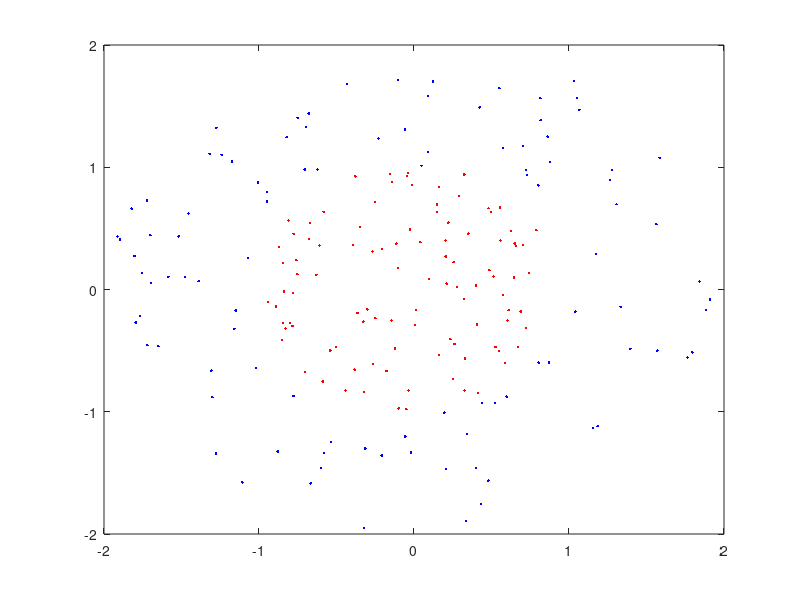

Reproduce this figure in MATLAB. (Note: this script raises an error after producing the figure.)

r = sqrt(rand(100,1)); % radius
t = 2*pi*rand(100,1); % angle
data1 = [r.*cos(t), r.*sin(t)]; % points


r2 = sqrt(3*rand(100,1)+1); % radius
t2 = 2*pi*rand(100,1); % angle
data2 = [r2.*cos(t2), r2.*sin(t2)]; % points



plot(data1(:,1),data1(:,2),'r.')
hold on
plot(data2(:,1),data2(:,2),'b.')
ezpolar(@(x)1);ezpolar(@(x)2);
axis equal
hold off


data3 = [data1;data2];
theclass = ones(200,1);
theclass(1:100) = -1;

cl = svmtrain(data3,theclass,'Kernel_Function','rbf',...
    'boxconstraint',Inf,'showplot',true);
hold on
axis equal
ezpolar(@(x)1)
hold off


% cl = svmtrain(data3,theclass,'Kernel_Function','polynomial',...
%     'boxconstraint',Inf,'showplot',true);
% hold on
% axis equal
% ezpolar(@(x)1)
% hold off
% 
% figure;
% SVMstruct = svmtrain(xtrain,ytrain,'Kernel_Function','linear');
% newClasses = svmclassify(SVMstruct,[ax1 ax2]);
% scatter(ax1,ax2,[],newClasses,'filled');
% hold on
% plot(x1(:,1),x1(:,2),'b+',x2(:,1),x2(:,2),'ro');
% hold on
% plot(x1(1:usedtrain,1),x1(1:usedtrain,2),'c+',x2(1:usedtrain,1),x2(1:usedtrain,2),'yo');




